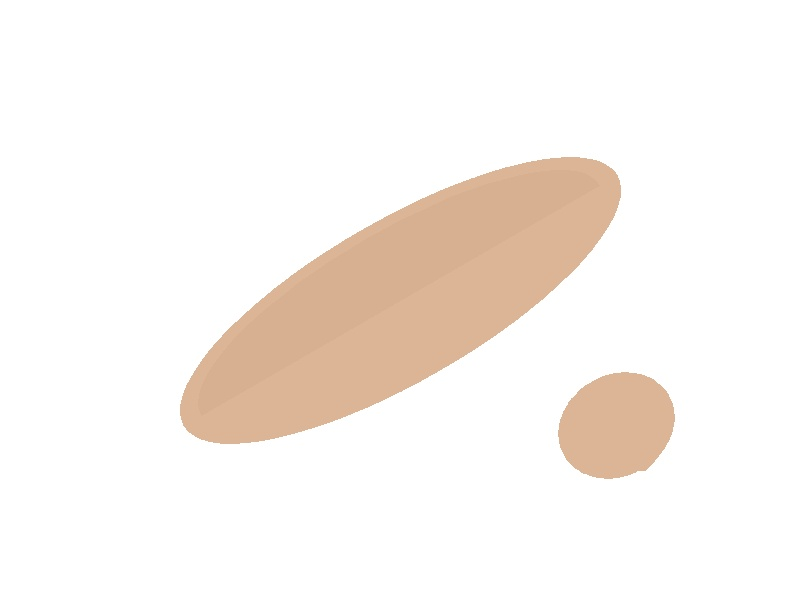
#> input picture example_arm.jpg, 800 x 600 px
$ python -i bandaid.py   (imports and definitions only)
#> lines starting #> are read from the running program, lines starting #| are printed output that depends on the picture; after the words box and inside, x2 and y2 are one past the last pixel; in counts of white or black regions, pixels touching at a corner belong together
#> further down, picture is the input picture: shape (600, 800, 3); mean B, G, R 238.7, 243.5, 249.3
#!/usr/bin/env python3
"""
Band-Aid Application Program
This program detects arms in images and digitally places a band-aid on them.
"""

import cv2
import numpy as np
from pathlib import Path
import sys


def detect_skin_regions(image):
    """
    Detect skin-colored regions in the image using color detection.

    Args:
        image: BGR image from OpenCV

    Returns:
        mask: Binary mask where skin regions are white
    """
    # Convert to different color spaces for better skin detection
    hsv = cv2.cvtColor(image, cv2.COLOR_BGR2HSV)
#> hsv: shape (600, 800, 3); mean H, S, V 3.2, 12.4, 249.4
    ycrcb = cv2.cvtColor(image, cv2.COLOR_BGR2YCrCb)
#> ycrcb: shape (600, 800, 3); mean of channels 0, 1, 2 244.7, 131.3, 124.7

    # Define skin color ranges in HSV
    # These ranges work well for various skin tones
    lower_hsv = np.array([0, 20, 70], dtype=np.uint8)
    upper_hsv = np.array([20, 255, 255], dtype=np.uint8)

    # Define skin color ranges in YCrCb
    lower_ycrcb = np.array([0, 135, 85], dtype=np.uint8)
    upper_ycrcb = np.array([255, 180, 135], dtype=np.uint8)

    # Create masks for both color spaces
    mask_hsv = cv2.inRange(hsv, lower_hsv, upper_hsv)
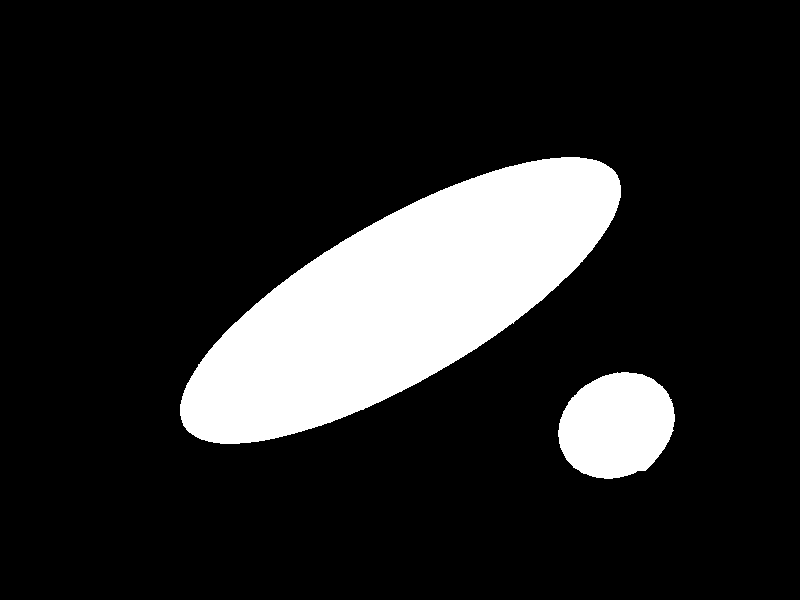
#> mask_hsv: shape (600, 800); 15.2% white; 2 white regions, box (x1, y1, x2, y2) and area: (180, 157, 621, 444) 63343, (558, 372, 675, 479) 9650
    mask_ycrcb = cv2.inRange(ycrcb, lower_ycrcb, upper_ycrcb)
#> mask_ycrcb: shape (600, 800); 15.2% white; 2 white regions, box (x1, y1, x2, y2) and area: (180, 157, 621, 444) 63331, (558, 372, 675, 479) 9641

    # Combine masks
    mask = cv2.bitwise_and(mask_hsv, mask_ycrcb)

    # Apply morphological operations to reduce noise
    kernel = cv2.getStructuringElement(cv2.MORPH_ELLIPSE, (5, 5))
    mask = cv2.morphologyEx(mask, cv2.MORPH_CLOSE, kernel, iterations=2)
#> mask: shape (600, 800); 15.2% white; 2 white regions, box (x1, y1, x2, y2) and area: (180, 157, 621, 444) 63331, (558, 372, 675, 479) 9642
    mask = cv2.morphologyEx(mask, cv2.MORPH_OPEN, kernel, iterations=2)
#> mask: shape (600, 800); 15.2% white; 2 white regions, box (x1, y1, x2, y2) and area: (180, 157, 621, 444) 63330, (558, 372, 675, 479) 9637

    # Dilate to make regions more prominent
    mask = cv2.dilate(mask, kernel, iterations=1)
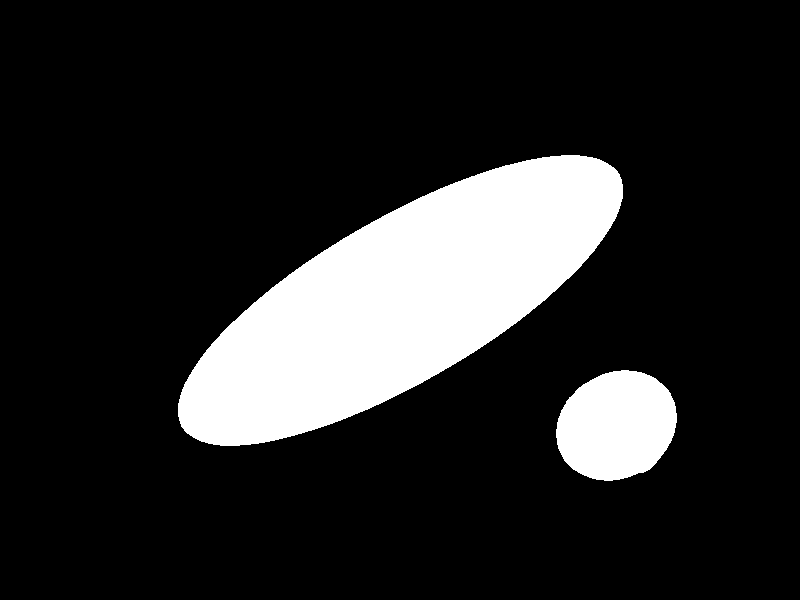
#> mask: shape (600, 800); 15.8% white; 2 white regions, box (x1, y1, x2, y2) and area: (178, 155, 623, 446) 65544, (556, 370, 677, 481) 10371

    return mask


# [227 lines left out: functions find_arm_location, overlay_bandaid, process_image, main, not called in this run]


# [2 lines not run here, left out]

>>> import cv2
>>> picture = cv2.imread('example_arm.jpg')
>>> result = detect_skin_regions(picture)
